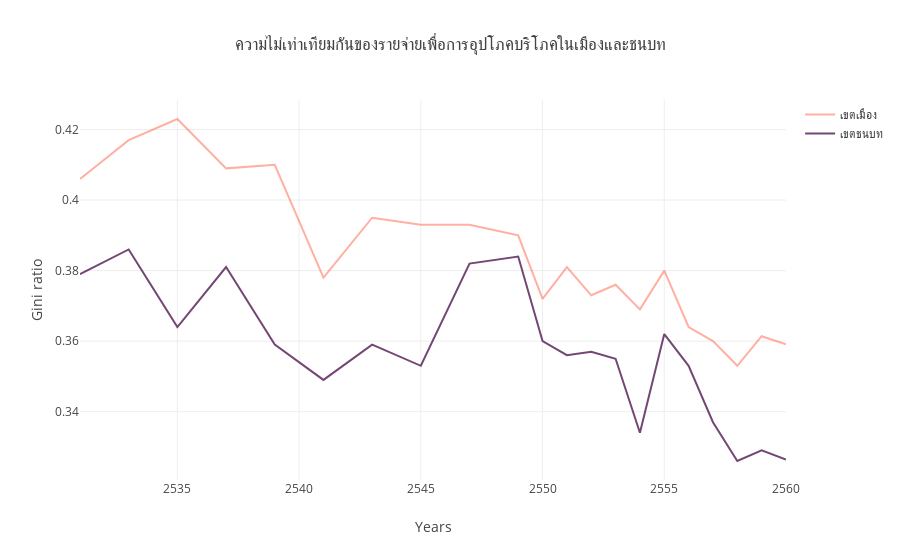

The notebook cell this image was saved under:
### Markdown cell above
### ความไม่เท่าเทียมกันของรายจ่ายเพื่อการอุปโภคบริโภคในเมืองและชนบท

### Code cell
# Create a trace
trace1 = go.Scatter(
    x = df_gini_expenditure['ปี'],
    y = df_gini_expenditure['เขตเมือง'],
    mode = "lines",
    marker = dict(color = 'rgba(255, 99, 71, 0.5)'),
    name = "เขตเมือง",
    #text = ""
)

trace2 = go.Scatter(
    x = df_gini_expenditure['ปี'],
    y = df_gini_expenditure['เขตชนบท'],
    mode = "lines",
    marker = dict(color = 'rgba(80, 26, 80, 0.8)'),
    name = "เขตชนบท",
    #text = ""
)

# Create Layout
layout = go.Layout(
    title ="ความไม่เท่าเทียมกันของรายจ่ายเพื่อการอุปโภคบริโภคในเมืองและชนบท",
    xaxis = dict(title= 'Years'),
    yaxis = dict(title= 'Gini ratio'),
)

# Plot
fig = go.Figure(data=[trace1, trace2], layout=layout)
py.offline.iplot(fig)

### Figure 1 — Plotly figure (JSON) as saved in the notebook; plotly's stock layout.template omitted (floating-point values rounded to 4 significant figures)
{"data": [{"marker": {"color": "rgba(255, 99, 71, 0.5)"}, "mode": "lines", "name": "เขตเมือง", "type": "scatter", "uid": "b233aae4-28d5-4f05-af38-f8b411b4e0f3", "x": [2531, 2533, 2535, 2537, 2539, 2541, 2543, 2545, 2547, 2549, 2550, 2551, 2552, 2553, 2554, 2555, 2556, 2557, 2558, 2559, 2560], "y": [0.406, 0.417, 0.423, 0.409, 0.41, 0.378, 0.395, 0.393, 0.393, 0.39, 0.372, 0.381, 0.373, 0.376, 0.369, 0.38, 0.364, 0.36, 0.353, 0.3614, 0.3591]}, {"marker": {"color": "rgba(80, 26, 80, 0.8)"}, "mode": "lines", "name": "เขตชนบท", "type": "scatter", "uid": "6c70813d-2fee-4b32-afdb-e5f35d0bbf98", "x": [2531, 2533, 2535, 2537, 2539, 2541, 2543, 2545, 2547, 2549, 2550, 2551, 2552, 2553, 2554, 2555, 2556, 2557, 2558, 2559, 2560], "y": [0.379, 0.386, 0.364, 0.381, 0.359, 0.349, 0.359, 0.353, 0.382, 0.384, 0.36, 0.356, 0.357, 0.355, 0.334, 0.362, 0.353, 0.337, 0.326, 0.329, 0.3264]}], "layout": {"title": {"text": "ความไม่เท่าเทียมกันของรายจ่ายเพื่อการอุปโภคบริโภคในเมืองและชนบท"}, "xaxis": {"title": {"text": "Years"}}, "yaxis": {"title": {"text": "Gini ratio"}}}}
